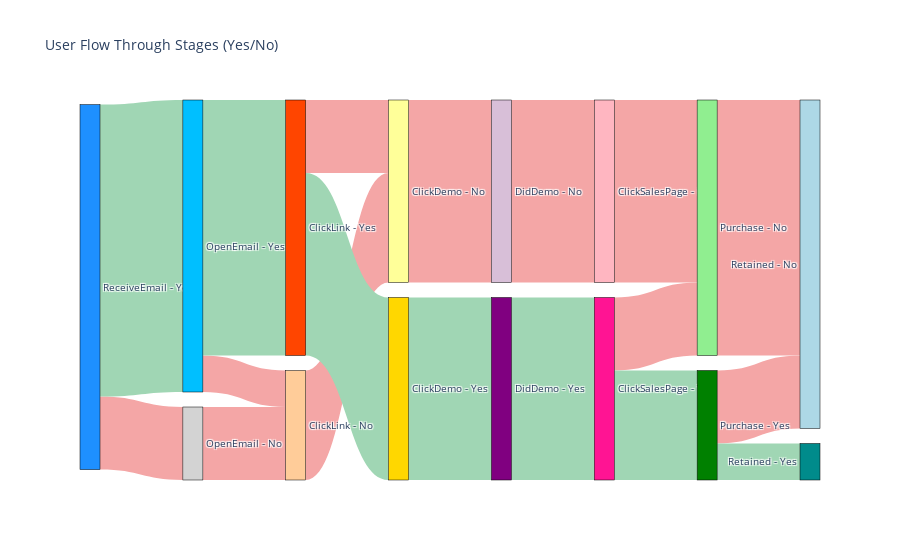

The notebook cell this image was saved under:
### Markdown cell above
# Snaky

### Code cell
import pandas as pd
import plotly.graph_objects as go

# Load data
data = pd.read_excel('CE tunnel sample changed.xlsx', sheet_name='Sheet1')
print(data.head())

# Define ordered stages
stages = ['ReceiveEmail', 'OpenEmail', 'ClickLink', 'ClickDemo', 'DidDemo', 'ClickSalesPage', 'Purchase', 'Retained']

# Define visually enhanced colors for "No" and "Yes"
stage_colors = {
    'ReceiveEmail': ['#D3D3D3', '#1E90FF'],  # Light Gray, Deep Blue
    'OpenEmail': ['#D3D3D3', '#00BFFF'],  # Light Gray, Greenish Blue
    'ClickLink': ['#FFCC99', '#FF4500'],  # Faded Orange, Bright Orange
    'ClickDemo': ['#FFFF99', '#FFD700'],  # Light Yellow, Gold
    'DidDemo': ['#D8BFD8', '#800080'],  # Light Purple, Dark Purple
    'ClickSalesPage': ['#FFB6C1', '#FF1493'],  # Light Pink, Deep Pink
    'Purchase': ['#90EE90', '#008000'],  # Light Green, Dark Green
    'Retained': ['#ADD8E6', '#008B8B']  # Light Teal, Dark Teal
}

# Initialize lists for Sankey diagram
source = []
target = []
value = []
link_colors = []
labels = []  # Holds labels for "Yes" and "No" versions of each stage
node_colors = []  # Holds colors for each node

# Create a mapping from stage names to two indices ("No" and "Yes" per stage)
stage_indices = {}
index = 0

for stage in stages:
    stage_indices[stage] = (index, index + 1)  # Assign No = index, Yes = index+1
    labels.extend([f"{stage} - No", f"{stage} - Yes"])  # Labels for nodes
    node_colors.extend(stage_colors[stage])  # Assign respective colors
    index += 2  # Move to next stage indices

# Define colors for transitions
yes_color = "#A0D6B4"  # Light Teal - Soft and pleasant for "Yes" paths
no_color = "#F4A6A6"   # Soft Peach Red - Gentle but noticeable for "No" paths


# Count transitions and create links
for i in range(len(stages) - 1):
    current_stage = stages[i]
    next_stage = stages[i + 1]

    # Count transitions from current_stage to next_stage
    transition_counts = data.groupby([current_stage, next_stage]).size().reset_index(name='count')

    for _, row in transition_counts.iterrows():
        from_index = stage_indices[current_stage][row[current_stage]]  # Get "No" or "Yes" index
        to_index = stage_indices[next_stage][row[next_stage]]  # Get "No" or "Yes" index
        
        source.append(from_index)
        target.append(to_index)
        value.append(row['count'])

        # Assign colors based on "Yes" or "No" flow
        link_colors.append(yes_color if row[current_stage] and row[next_stage] else no_color)

# Create Sankey diagram
fig = go.Figure(go.Sankey(
    node=dict(
        pad=15,
        thickness=20,
        line=dict(color="black", width=0.5),
        label=labels,  # Labels for "Yes" and "No" per stage
        color=node_colors  # Unique colors for each node
    ),
    link=dict(
        source=source,
        target=target,
        value=value,
        color=link_colors  # Colors based on "Yes" (green) and "No" (red) transitions
    )
))

# Update layout
fig.update_layout(
    title_text="User Flow Through Stages (Yes/No)", 
    font_size=10
)

fig.show()

### Figure 1 — Plotly figure (JSON) as saved in the notebook; plotly's stock layout.template omitted (floating-point values rounded to 4 significant figures)
{"data": [{"link": {"color": ["#F4A6A6", "#A0D6B4", "#F4A6A6", "#F4A6A6", "#A0D6B4", "#F4A6A6", "#F4A6A6", "#A0D6B4", "#F4A6A6", "#A0D6B4", "#F4A6A6", "#A0D6B4", "#F4A6A6", "#F4A6A6", "#A0D6B4", "#F4A6A6", "#F4A6A6", "#A0D6B4"], "source": [1, 1, 2, 3, 3, 4, 5, 5, 6, 7, 8, 9, 10, 11, 11, 12, 13, 13], "target": [2, 3, 4, 4, 5, 6, 6, 7, 8, 9, 10, 11, 12, 12, 13, 14, 14, 15], "value": [2, 8, 2, 1, 7, 3, 2, 5, 5, 5, 5, 5, 5, 2, 3, 7, 2, 1]}, "node": {"color": ["#D3D3D3", "#1E90FF", "#D3D3D3", "#00BFFF", "#FFCC99", "#FF4500", "#FFFF99", "#FFD700", "#D8BFD8", "#800080", "#FFB6C1", "#FF1493", "#90EE90", "#008000", "#ADD8E6", "#008B8B"], "label": ["ReceiveEmail - No", "ReceiveEmail - Yes", "OpenEmail - No", "OpenEmail - Yes", "ClickLink - No", "ClickLink - Yes", "ClickDemo - No", "ClickDemo - Yes", "DidDemo - No", "DidDemo - Yes", "ClickSalesPage - No", "ClickSalesPage - Yes", "Purchase - No", "Purchase - Yes", "Retained - No", "Retained - Yes"], "line": {"color": "black", "width": 0.5}, "pad": 15, "thickness": 20}, "type": "sankey"}], "layout": {"font": {"size": 10}, "title": {"text": "User Flow Through Stages (Yes/No)"}}}
